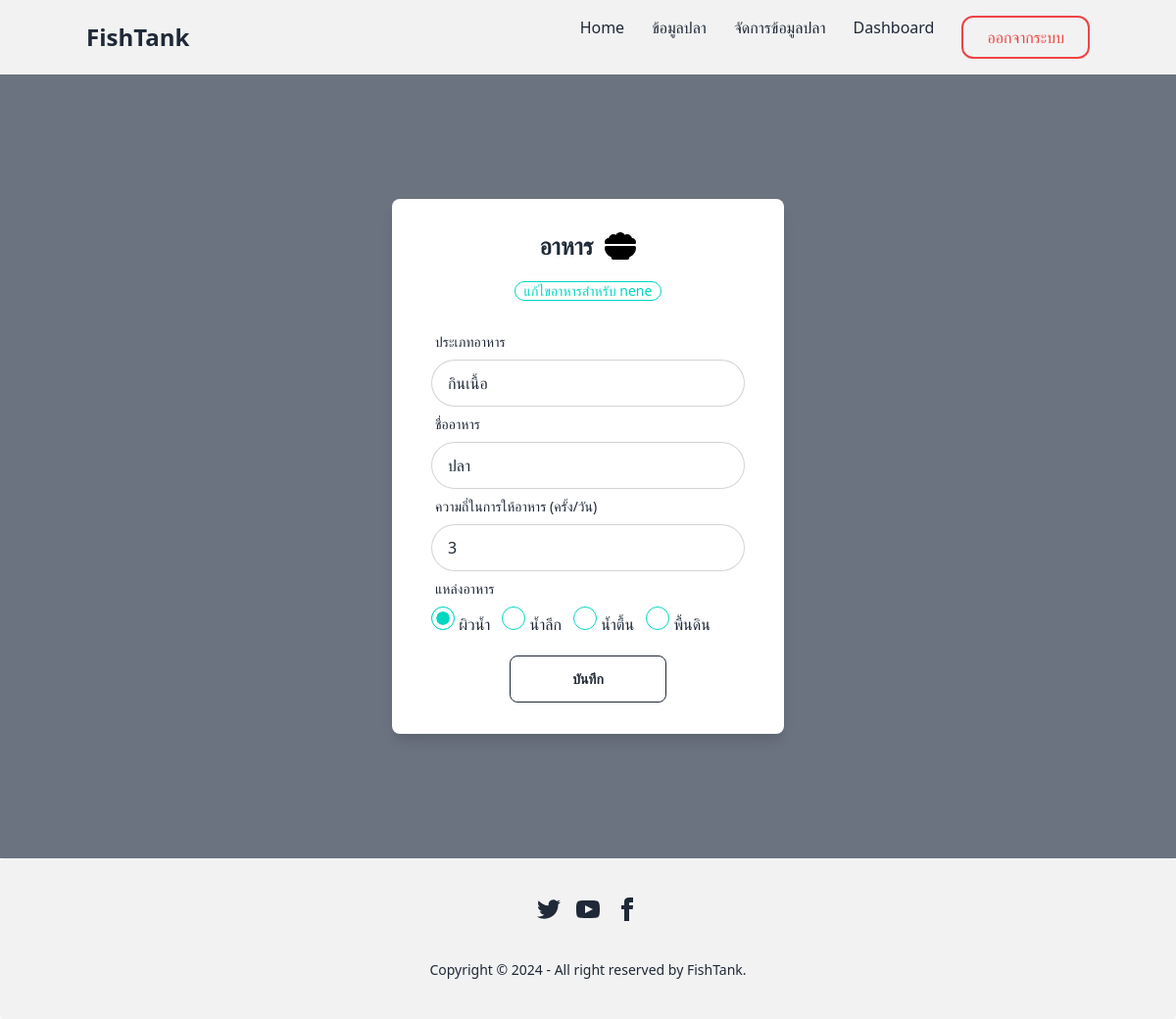
Page /fishkeeper/editfood/14/ (signed in) on the earlier database version.
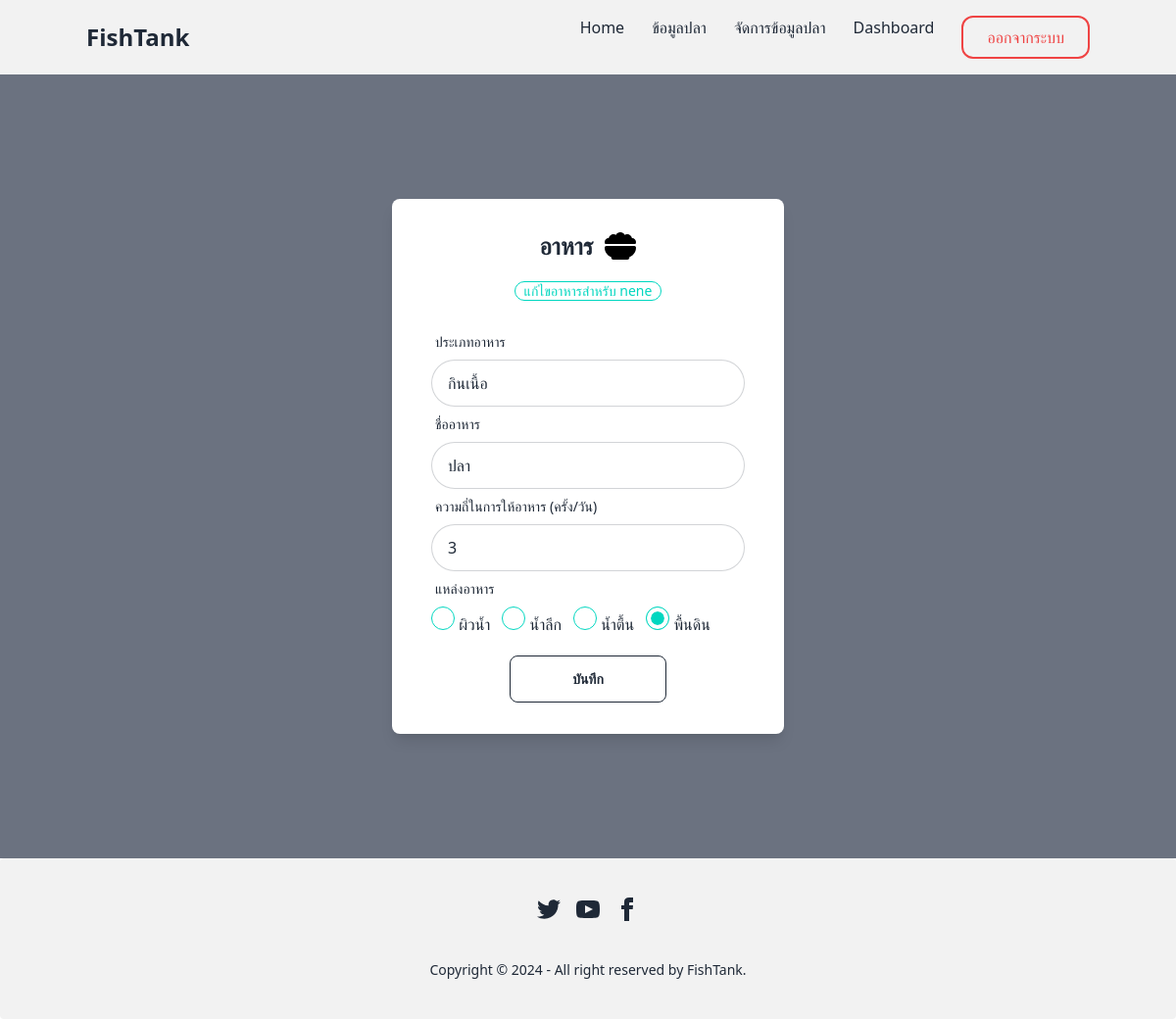
Same page on the later database version.
### myapp/models.py (models this page shows, shortened)
class Food(models.Model):
    FOOD_SOURCE_CHOICES = [
        ('SUR', 'บนผิวน้ำ'),
        ('DEE', 'น้ำลึก'),
        ('SHA', 'น้ำตื้น'),
        ('BOT', 'พื้นดิน'),
    ]
    fish = models.ForeignKey(Fish, on_delete=models.CASCADE, verbose_name='ปลา')
    food_type = models.CharField(max_length=255,verbose_name='ประเภทอาหาร')
    food_name = models.CharField(max_length=255, verbose_name='ชื่ออาหาร')
    feeding_frequency = models.IntegerField(verbose_name='ความถี่ในการให้อาหาร')
    food_source = models.CharField(max_length=3, choices=FOOD_SOURCE_CHOICES, default='SUR', verbose_name='แหล่งอาหาร')

### myapp/views.py (the view)
# urls.py: path('fishkeeper/editfood/<int:food_id>/', edit_food, name='edit_food'),
@user_passes_test(staff_required)
def edit_food(request,food_id):
    food = get_object_or_404(Food,id = food_id)
    fish = food.fish
    if request.method == 'POST':
        food_form = FoodForm(request.POST,instance=food)
        if food_form.is_valid():
            food_form.save()
            return redirect('fish_detail',fish_id =food.fish.id)
    else:
        food_form = FoodForm(instance=food)
    context = {
        'food_form':food_form,
        'food':food,
        'fish': fish,
    }
    return render(request,'staff/fishkeeper/edit_food.html',context)

### myapp/forms.py
class FoodForm(forms.ModelForm):
    class Meta:
        model = Food
        fields = ['food_type', 'food_name', 'feeding_frequency', 'food_source']

### myapp/views.py (called while the page is built)
def staff_required(user):
    return user.is_staff

### myapp/templates/staff/fishkeeper/edit_food.html (shortened to what this page needs)
{% extends 'staff/mains/base.html' %}
{% block main %}
<div class="flex flex-col justify-center min-h-screen bg-gray-500">
    <div class="mx-auto  w-1/3 my-8">
        <div class="bg-white p-8 shadow-lg rounded-lg">
            <div class="flex justify-center mb-5 space-x-3 ">
                <p class="text-2xl font-bold">อาหาร</p>
            </div>
            <div class="flex justify-center mb-3  ">
                <p class="badge badge-accent badge-outline">แก้ไขอาหารสำหรับ {{fish.fish_name}}</p>
            </div>
            <form  method="post" enctype="multipart/form-data"  class="flex justify-center space-y-3 " >
                <label class="form-control w-full max-w-xs">
                    <div class="label">
                        <span class="label-text ">ประเภทอาหาร</span>
                    </div>
                    <input class="input input-bordered input-neutral w-full max-w-xs rounded-full" type="text" id="food_type"  name="food_type"  value={{food.food_type}} placeholder="กรอกประเภทอาหาร"  required/>
                    <div class="label">
                        <span class="label-text ">ชื่ออาหาร</span>
                    </div>
                    <input class="input input-bordered input-neutral w-full max-w-xs rounded-full" type="text" id="food_name"  name="food_name"  value={{food.food_name}} placeholder="กรอกชื่ออาหาร"  required/>
                    <div class="label">
                        <span class="label-text ">ความถี่ในการให้อาหาร (ครั้ง/วัน)</span>
                    </div>
                    <input class="input input-bordered input-neutral w-full max-w-xs rounded-full" type="number" id="feeding_frequency"  name="feeding_frequency" value={{food.feeding_frequency}} placeholder="ความถี่ในการให้อาหาร" min="0" step="any" required/>
                    <div class="label">
                        <span class="label-text">แหล่งอาหาร</span>
                    </div>
                    <div class="flex space-x-3">
                        <label>
                            <input class="radio radio-accent" type="radio" id="food_source_sur" name="food_source" value="SUR"
                            {% if food.food_source == 'SUR' %} checked {% endif %} required/>
                            ผิวน้ำ
                        </label>
                        <label>
                            <input class="radio radio-accent" type="radio" id="food_source_dee" name="food_source" value="DEE"
                            {% if  food.food_source == 'DEE' %} checked {% endif %} required/>
                            น้ำลึก
                        </label>
                        <label>
                            <input class="radio radio-accent" type="radio" id="food_source_sha" name="food_source" value="SHA"
                            {% if  food.food_source == 'SHA' %} checked {% endif %} required/>
                            น้ำตื้น
                        </label>
                        <label>
                            <input class="radio radio-accent" type="radio" id="food_source_bot" name="food_source" value="BOT"
                            {% if  food.food_source == 'BOT' %} checked {% endif %} required/>
                            พื้นดิน
                        </label>
                    </div>
                    <div class="flex justify-center mt-5  ">
                        <button type="submit"  class="btn btn-outline btn-neutral w-1/2" >บันทึก</button>
                    </div>
                </label>
            </form>
        </div>
    </div>
</div>
{% endblock %}

Differences in the rows shown:
changed Food "กินเนื้อ": food_source "☑ ผิวน้ำ" → "☐ ผิวน้ำ"; food_source "☐ พื้นดิน" → "☑ พื้นดิน"
